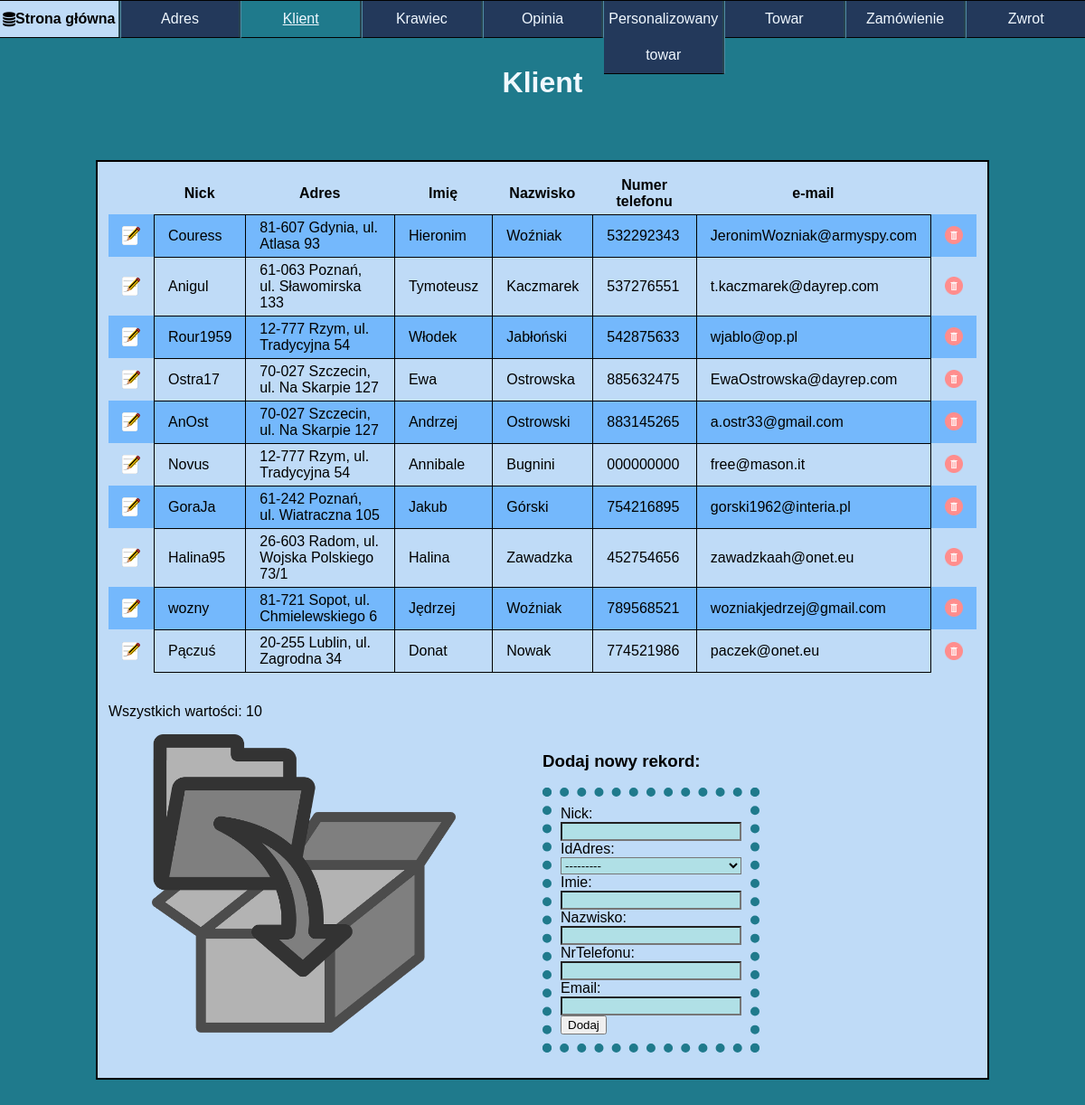
The app's page /klient/ with its own data.
### aplikacja/models.py (models this page shows, shortened)
class Klient(models.Model):
    Nick = models.CharField(primary_key=True,max_length=20)
    idAdres = models.ForeignKey("Adres", blank=True, on_delete=models.SET_NULL, null=True)
    Imie = models.CharField(max_length=50)
    Nazwisko = models.CharField(max_length=50)
    nrTelefonu = models.CharField(max_length=9)
    Email = models.CharField(max_length=30)

class Adres(models.Model):
    idAdres = models.IntegerField(primary_key=True)
    kodPocztowy = models.CharField(max_length=6)
    Miasto = models.CharField(max_length=30)
    Ulica = models.CharField(max_length=20)
    nrDomu = models.CharField(max_length=10)
    def __str__(self):
        return self.all()
    def all(self):
        return "{} {}, ul. {} {}".format(self.kodPocztowy, self.Miasto, self.Ulica, self.nrDomu)

### aplikacja/views.py (the view)
# urls.py: path('klient/',klient),
def klient(request):
    things = Klient.objects.all()
    ile = len(things)
    form = KlientForm(request.POST or None)
    if form.is_valid():
        form.save()
    return render(request,'klient.html', {'baza': things, 'ilosc': ile, 'form':form})

### aplikacja/formularz.py
class KlientForm(ModelForm):
    class Meta:
        model = Klient
        fields = ['Nick', 'idAdres', 'Imie', 'Nazwisko', 'nrTelefonu', 'Email']

### templates/klient.html (shortened to what this page needs)
{% load static %}
<html lang="pl" xmlns="http://www.w3.org/1999/xhtml">
<head>
    <link rel="stylesheet" type="text/css" href="{% static 'style.css' %}"/>
    <link rel="stylesheet" href="https://cdnjs.cloudflare.com/ajax/libs/font-awesome/4.7.0/css/font-awesome.min.css">
</head>
<body>
    <div id="menu">
        <ol>
            <li><a href="/index"><i class="fa fa-database" href="/index"></i> Strona główna</a></li>
            <li><a href="/adres">Adres</a></li>
            <li><a id="opened" >Klient</a></li>
            <li><a href="/krawiec">Krawiec</a></li>
            <li><a href="/opinia">Opinia</a></li>
            <li><a href="/personalizowany_towar">Personalizowany towar</a></li>
            <li><a href="/towar">Towar</a></li>
            <li><a href="/zamowienie">Zamówienie</a></li>
            <li><a href="/zwrot">Zwrot</a></li>
        </ol>
    </div>
    <header>
        <h1>
            Klient
        </h1>
    </header>
    <div id="content">
        <table>
            <tr>
                <th></th>
                <th>Nick</th>
                <th>Adres</th>
                <th>Imię</th>
                <th>Nazwisko</th>
                <th>Numer telefonu</th>
                <th>e-mail</th>
                <th></th>
            </tr>
        {% for item in baza%}
            <tr>
                <td>
                    <a href="/edit/klient/{{item.Nick}}">
                        <img class="button" src="{% static 'graphics/edit.png' %}"/>
                    </a>
                </td>
              <td>{{item.Nick}}</td>
              <td>{{item.idAdres}}</td>
              <td>{{item.Imie}}</td>
              <td>{{item.Nazwisko}}</td>
              <td>{{item.nrTelefonu}}</td>
              <td>{{item.Email}}</td>
              <td>
                  <a href="/delete/klient/{{item.Nick}}">
                      <img class="button" src="{% static 'graphics/delete.png' %}"/>
                  </a>
              </td>
            </tr>
        {% endfor %}
        </table>
    </br> <p>Wszystkich wartości: {{ilosc}}</p>
    <div id="bottom">
    <img id="folderPhoto" src="{% static 'graphics/add.png' %}"/>
        <div>
            <h3>Dodaj nowy rekord:</h3>
            <form method="post" title="test">
                {{form}}
                <button type="submit">Dodaj</button>
            </form>
        </div>
    </div>
    </div>
</body>
</html>

### aplikacja/static/style.css (style rules this page uses)
html { position: relative; min-height:100%; box-sizing:border-box; font-family: 'Ubuntu', sans-serif; }
body { background-color: #1F7A8C; margin: 0; }
#menu { border-top: 1px solid black; width: 100%; text-align: center; margin-right: auto; margin-left: auto; position: fixed; top: 0; z-index: 100; display:inline-block; }
#menu > ol { margin: 0; padding: 0; display: flex; height: 100%; min-height:5vh; line-height: 5vh; list-style:none; }
#menu > ol li { list-style: none; float: left; height:100%; border-right: 3px groove #508CA4; width: 100%; background-color: #23395B; border-bottom: 1px solid black; }
#menu > ol li:last-child { border-right:none; }
#menu #opened { text-decoration: underline; background-color: #1F7A8C; }
#menu > ol li a { text-decoration: none; width:100%; height:100%; justify-content:center; align-items:center; display:flex; background-color:#23395B; outline:none; color:aliceblue; }
#menu > ol li:first-child a { background-color: #BFDBF7; color:black; font-weight: bold; }
header { width: 90%; text-align: center; margin-right: auto; margin-left: auto; margin-top: 1%; color: aliceblue; height:10%; padding-top:5vh; }
#content { display: flex; border: 2px solid; background-color: #BFDBF7; width:80%; text-align: justify; margin-right: auto; margin-left: auto; padding: 1%; min-height: 60vh; margin-bottom: 100px; }
#content a { text-decoration:none; color:black; font-weight:bold; }
#content { align-items: center; flex-direction: column; justify-content: center; }
#content th, td, tr { border-left: 1px solid black; border-top: 1px solid black; border-collapse: collapse; padding-top: 5px; padding-bottom: 5px; padding-left: 15px; padding-right: 15px; }
#content tr:last-child td { border-bottom: 1px solid black; }
#content table { border-spacing: 0px; width: 100%; }
#content table tr th, #content table tr td:first-child { border: none; }
#content table tr td:last-child { border: none; border-left: 1px solid black; }
#content p { align-self:flex-start; }
.button { max-width: 20px; }
table tr:nth-child(even) { background-color: #74b8fc; }
form { display: flex; align-items: flex-start; flex-direction: column; align-self:center; border:10px dotted #1F7A8C; padding:10px; }
[id^='id_'] { background-color:powderblue; width: 100%; }
#folderPhoto { width:35%; margin-left: 5%; }
#bottom { display: flex; align-items: flex-start; flex-direction:row; }
#bottom div { margin-left: 10%; height: 100%; width:25%; }

### records on screen
Klient: Nick "Couress", idAdres "81-607 Gdynia, ul. Atlasa 93", Imie "Hieronim", Nazwisko "Woźniak", nrTelefonu "532292343", Email "JeronimWozniak@armyspy.com"
Klient: Nick "Anigul", idAdres "61-063 Poznań, ul. Sławomirska 133", Imie "Tymoteusz", Nazwisko "Kaczmarek", nrTelefonu "537276551", Email "t.kaczmarek@dayrep.com"
Klient: Nick "Rour1959", idAdres "12-777 Rzym, ul. Tradycyjna 54", Imie "Włodek", Nazwisko "Jabłoński", nrTelefonu "542875633", Email "wjablo@op.pl"
Klient: Nick "Ostra17", idAdres "70-027 Szczecin, ul. Na Skarpie 127", Imie "Ewa", Nazwisko "Ostrowska", nrTelefonu "885632475", Email "EwaOstrowska@dayrep.com"
Klient: Nick "AnOst", idAdres "70-027 Szczecin, ul. Na Skarpie 127", Imie "Andrzej", Nazwisko "Ostrowski", nrTelefonu "883145265", Email "a.ostr33@gmail.com"
Klient: Nick "Novus", idAdres "12-777 Rzym, ul. Tradycyjna 54", Imie "Annibale", Nazwisko "Bugnini", nrTelefonu "000000000", Email "free@mason.it"
Klient: Nick "GoraJa", idAdres "61-242 Poznań, ul. Wiatraczna 105", Imie "Jakub", Nazwisko "Górski", nrTelefonu "754216895", Email "gorski1962@interia.pl"
Klient: Nick "Halina95", idAdres "26-603 Radom, ul. Wojska Polskiego 73/1", Imie "Halina", Nazwisko "Zawadzka", nrTelefonu "452754656", Email "zawadzkaah@onet.eu"
Klient: Nick "wozny", idAdres "81-721 Sopot, ul. Chmielewskiego 6", Imie "Jędrzej", Nazwisko "Woźniak", nrTelefonu "789568521", Email "wozniakjedrzej@gmail.com"
Klient: Nick "Pączuś", idAdres "20-255 Lublin, ul. Zagrodna 34", Imie "Donat", Nazwisko "Nowak", nrTelefonu "774521986", Email "paczek@onet.eu"
Adres: idAdres "---------"

### other values on screen
{{ ilosc }} "10"
